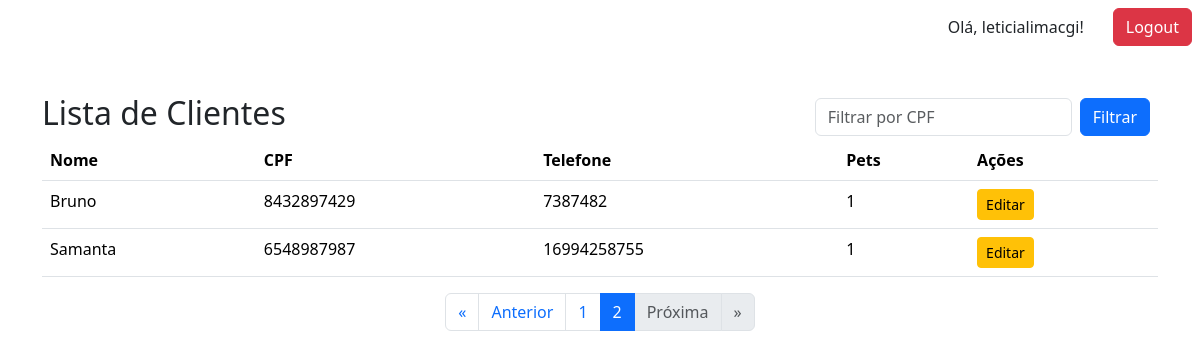
The app's page /clientes/?page=2 (signed in) with its own data.
### core/models.py (models this page shows, shortened)
class Cliente(models.Model):
    usuario = models.OneToOneField(User,
                                   on_delete=models.CASCADE,
                                   related_name='cliente', null=True)
    nome = models.CharField(max_length=100)
    cpf = models.CharField(max_length=11, blank=True, null=True)
    telefone = models.CharField(max_length=15)
    email = models.EmailField()
    endereco = models.TextField()

### core/views.py (the view)
# urls.py: path('clientes/', views.lista_clientes, name='lista_clientes'),
@login_required(login_url='login')
def lista_clientes(request):
    filtro_cpf = request.GET.get('cpf', '')
    clientes_qs = Cliente.objects.all().prefetch_related('animais')
    if filtro_cpf:
        clientes_qs = clientes_qs.filter(cpf__icontains=filtro_cpf)
    paginator = Paginator(clientes_qs, 10)  # 10 clientes por página
    page_number = request.GET.get('page')
    clientes = paginator.get_page(page_number)
    return render(request, 'cliente/lista_clientes.html', {
        'clientes': clientes,
        'filtro_cpf': filtro_cpf
    })

### templates/cliente/lista_clientes.html (shortened to what this page needs)
{% extends "base.html" %}
{% block content %}
<div class="page-header d-flex justify-content-between align-items-center">
    <h2 class="page-title">Lista de Clientes</h2>
    <form method="get" class="d-flex">
        <input type="text" name="cpf" value="{{ filtro_cpf }}"
            class="form-control me-2" placeholder="Filtrar por CPF">
        <button type="submit" class="btn btn-primary me-2">Filtrar</button>
    </form>
</div>
<table class="table">
    <thead>
        <tr>
            <th>Nome</th>
            <th>CPF</th>
            <th>Telefone</th>
            <th>Pets</th>
            <th>Ações</th>
        </tr>
    </thead>
    <tbody>
    {% for cliente in clientes %}
        <tr>
            <td>{{ cliente.nome }}</td>
            <td>{{ cliente.cpf }}</td>
            <td>{{ cliente.telefone }}</td>
            <td>{{ cliente.animais.all.count }}</td>
            <td>
                <a href="{% url 'edit_cliente' cliente.id %}" class="btn btn-warning btn-sm">Editar</a>
            </td>
        </tr>
    {% endfor %}
    </tbody>
</table>
{% include "components/pagination.html" with page_obj=clientes %}
{% endblock %}

### templates/base.html (shortened to what this page needs)
{% load static %}
<!doctype html>
<html lang="en">
<head>
    <link href="https://cdn.jsdelivr.net/npm/bootstrap@5.3.7/dist/css/bootstrap.min.css" rel="stylesheet">
</head>
<body>
	<div class="d-flex gap-3 align-content-center justify-content-end m-2">
		{% if request.user.is_authenticated %}
		<a class="btn btn-transparent">Olá, {{ request.user.username }}!</a>
		<a class="btn btn-danger" href="{% url 'logout' %}">Logout</a>
		{% endif %}
	</div>
	<div class="container my-5">
	{% block content %}
	{% endblock %}
	</div>
</body>
</html>

### records on screen
Cliente: nome "Bruno", cpf "8432897429", telefone "7387482", animais.all.count "1"
Cliente: nome "Samanta", cpf "6548987987", telefone "16994258755", animais.all.count "1"

### other values on screen
{{ request.user.username }} "leticialimacgi"
{{ num }} "1"
{{ num }} "2"
